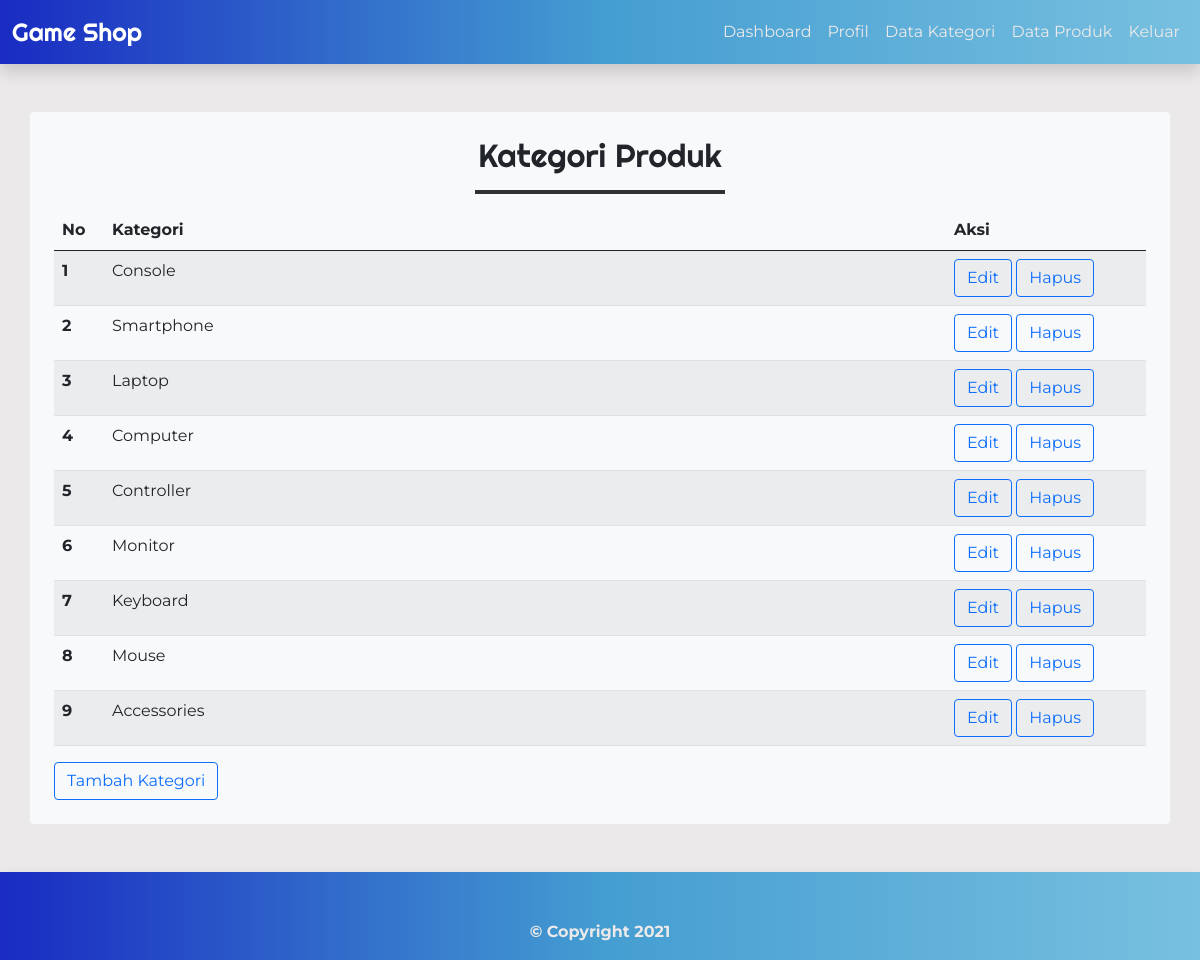
Screenshot of /category.php (signed in) with the database file from the repository.
### tables this page shows
CREATE TABLE `tb_category` (
  `category_id` int(11) NOT NULL,
  `category_name` varchar(25) NOT NULL
);

### category.php (the view, shortened to what this page needs)
<?php
  include 'db.php';
?>
<!doctype html>
<html lang="en">
  <head>
    <link href="https://cdn.jsdelivr.net/npm/bootstrap@5.0.2/dist/css/bootstrap.min.css" rel="stylesheet">
    <link rel="stylesheet" href="style.css">
  </head>
  <body>
    <section class="section-navbar">
        <nav class="navbar navbar-expand-lg shadow">
            <div class="container-fluid">
              <a class="navbar-brand" href="dashboard_admin.php">Game Shop</a>
              <div class="collapse navbar-collapse" id="navbarNav">
                <ul class="navbar-nav ms-auto">
                  <li class="nav-item">
                    <a class="nav-link" href="dashboard_admin.php">Dashboard</a>
                  </li>
                  <li class="nav-item">
                    <a class="nav-link"  href="profil_admin.php">Profil</a>
                  </li>
                  <li class="nav-item">
                    <a class="nav-link active" aria-current="page" href="category.php">Data Kategori</a>
                  </li>
                  <li class="nav-item">
                    <a class="nav-link" href="product.php">Data Produk</a>
                  </li>
                  <li class="nav-item">
                    <a class="nav-link" href="logout_admin.php">Keluar</a>
                  </li>
                </ul>
              </div>
            </div>
          </nav>
    </section>
    <section class="section-kategori container-fluid">
        <div class="container mt-5 mb-5 p-4 bg-light rounded">
            <div class="row">
              <div class="col text-center">
                  <h2>Kategori Produk</h2>
                  <hr class="mx-auto">
              </div>
            </div>
            <div class="table-responsive">
              <table class="table table-striped">
                <thead>
                  <tr>
                    <th scope="col" width="50px">No</th>
                    <th scope="col">Kategori</th>
                    <th scope="col" width="200px">Aksi</th>
                  </tr>
                </thead>
                <tbody>
                  <?php
                    $no = 1;
                    $kategori = mysqli_query($conn, "SELECT * FROM tb_category ORDER BY category_id DESC");
                    if(mysqli_num_rows($kategori) > 0){
                    while($row = mysqli_fetch_array($kategori)){
                  ?>
                  <tr>
                    <th scope="row"><?php echo $no++ ?></th>
                    <td><?php echo $row['category_name'] ?></td>
                    <td>
                      <a href="edit_category.php?id=<?php echo $row['category_id']?>" class="btn btn-outline-primary">Edit</a>
                      <a href="delete.php?idk=<?php echo $row['category_id']?>" class="btn btn-outline-primary" onclick="return confirm('Yakin ingin hapus ?')">Hapus</a>
                    </td>
                  </tr>
                  <?php }}else{ ?>
                    <tr>
                      <td colspan="3">Tidak ada data kategori</td>
                    </tr>
                  <?php } ?>
                </tbody>
              </table>
              <a href="add_category.php" class="btn btn-outline-primary">Tambah Kategori</a>
            </div>
        </div>
    </section>
    <footer class="shadow">
        <div class="container mt-5">
            <div class="row">
                <div class="col-sm-12 text-center">
                    <p class="pt-5 fw-bold">&copy; Copyright 2021</p>
                </div>
            </div>
        </div>
    </footer>
  </body>
</html>

### style.css (style rules this page uses)
html { scroll-behavior: smooth; }
body { background-color: #EBE9E9; font-family: 'Montserrat', sans-serif; }
.section-navbar, footer { background-image: linear-gradient(to right, #192BC2, #449DD1, #78C0E0); }
.navbar-brand { color: white; font-size: 25px; font-family: Righteous; }
.section-kategori hr, .section-ubahpassword hr, .section-produk .tambah-produk, .section-produk .produk-terbaru, .section-detail-produk hr { width: 250px; border-top: 4px solid #313131; opacity: 1; }
.navbar li a, footer { font-family: 'Montserrat', sans-serif; color: #EBE9E9; }
.section-title h1, .section-title h5, h2 { font-family: Righteous; }

### rows the page displays
tb_category: category_name "Console"
tb_category: category_name "Smartphone"
tb_category: category_name "Laptop"
tb_category: category_name "Computer"
tb_category: category_name "Controller"
tb_category: category_name "Monitor"
tb_category: category_name "Keyboard"
tb_category: category_name "Mouse"
tb_category: category_name "Accessories"
